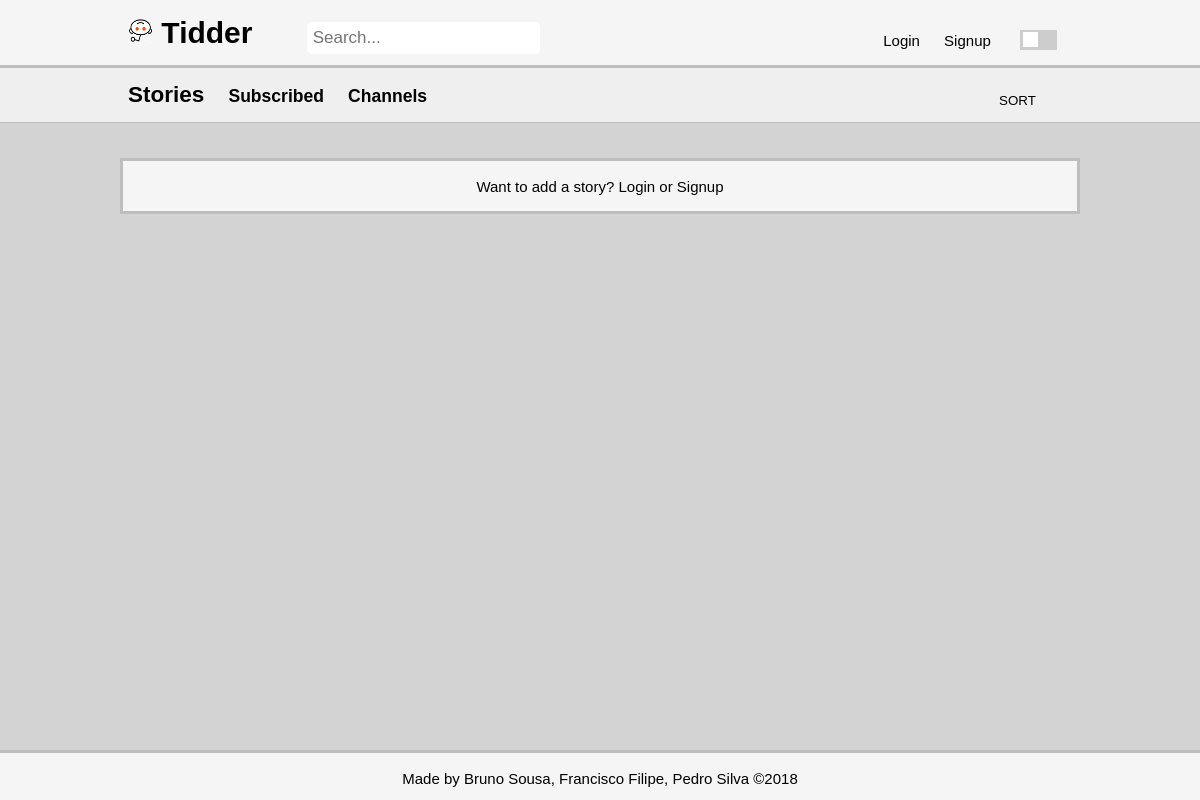
/pages/stories.php, run on an earlier commit of the app's database.
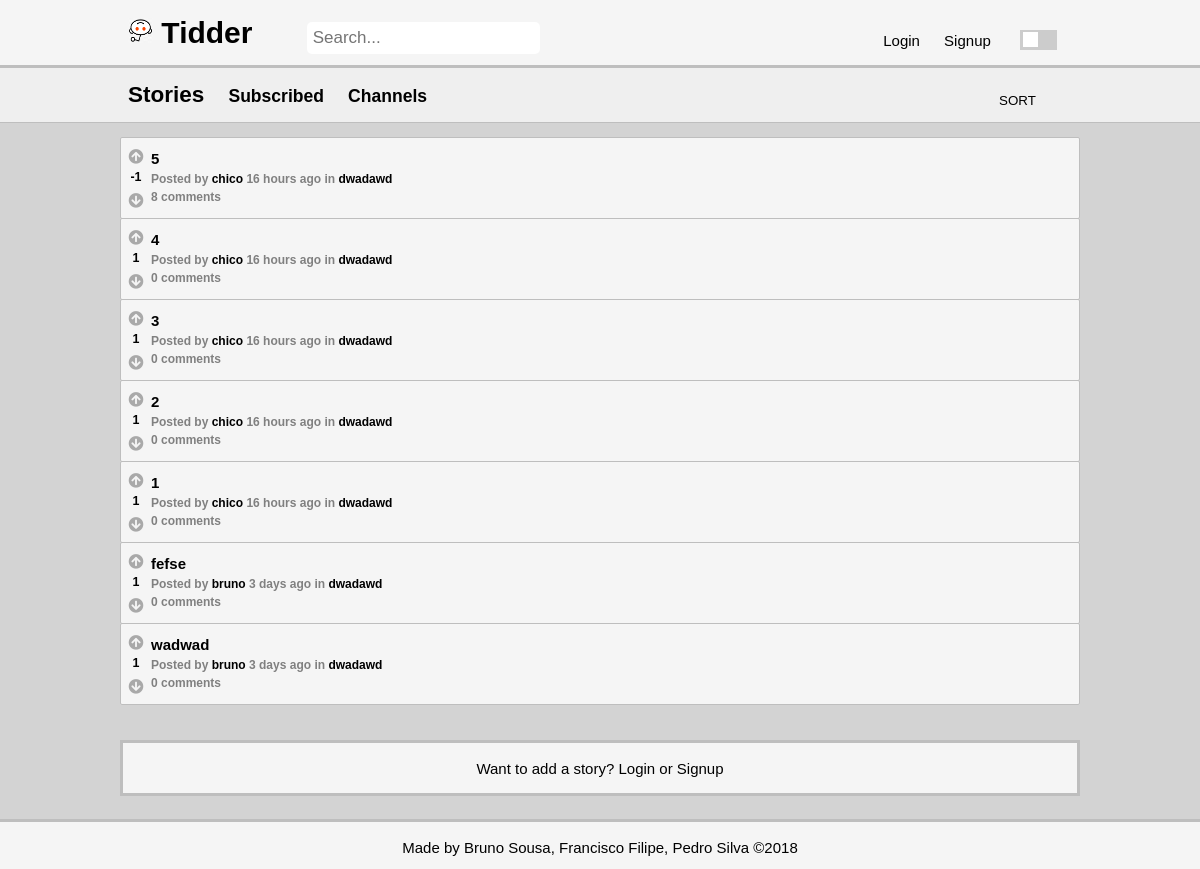
And on a later commit of the database.
### tables this page shows
CREATE TABLE opinion (
    opinion_id INTEGER NOT NULL PRIMARY KEY AUTOINCREMENT,
	parent_id INTEGER REFERENCES opinion(opinion_id),
    opinion_title VARCHAR,
    opinion_text VARCHAR NOT NULL,
	channel_id INTEGER REFERENCES channel,
	posted DATETIME NOT NULL,
    user_id INTEGER NOT NULL REFERENCES user
);

### pages/stories.php (called while the page is built, shortened)
<?php
	include_once('../includes/date.php');
	include_once('../database/db_story.php');
	include_once('../templates/tpl_common.php');
	include_once('../templates/tpl_stories.php');
	if(isset($_GET['subscribed']) && $_GET['subscribed'] == 'true'){
		if(!isset($_SESSION['user_id']))
			die(header('Location: ../index.php'));
		$stories = array_reverse(getAllSubscribedStories($_SESSION['user_id']));
	}
	else $stories = array_reverse(getAllStories());
	$now = time();
	for($i = 0; $i < count($stories); $i++){
		$stories[$i]['username'] = getUserName($stories[$i]['user_id']);
		$stories[$i]['score'] = getScore($stories[$i]['opinion_id']);
		$stories[$i]['comments']= getNumberComments($stories[$i]['opinion_id']);
		$stories[$i]['channel_name']= getChannelName($stories[$i]['channel_id']);
	}
	if(isset($_GET['subscribed']) && $_GET['subscribed'] == 'true'){
		$page = 'stories.php?subscribed=true';
	}
	else if(isset($_GET['channel'])){
		$page = 'stories.php?channel='.$_GET['channel'];
	}
	else $page = 'stories.php';
	draw_header(true);
	draw_stories($stories,true);
	draw_footer();
?>

### database/db_story.php (called while the page is built, shortened)
<?php
	function getAllStories() {
		$db = Database::instance()->db();
		$stmt = $db->prepare('SELECT * FROM opinion WHERE parent_id IS NULL');
		$stmt->execute();
		return $stmt->fetchAll();
	}
?>

### includes/date.php (called while the page is built, shortened)
<?php
	function deltaTime($now, $date){
		$time = strtotime($date);
		$delta = $now - $time;
		if(!floor($delta/86400)){
			$time_word = (floor($delta/3600) == 1 ? ' hour ' : ' hours ');
			return floor($delta/3600).$time_word.'ago';
		}
		if(!floor($delta/2592000)){
			$time_word = (floor($delta/86400) == 1 ? ' day ' : ' days ');
			return floor($delta/86400).$time_word.'ago';
		}
		$time_word = (floor($delta/31104000) == 1 ? ' year ' : ' years ');
		return floor($delta/31104000).$time_word.'ago';
	}
?>

### templates/tpl_stories.php (the view, shortened to what this page needs)
<?php
	function draw_stories($stories, $not_profile){
		global $channel;
		global $page;
		?>
	<section id="stories">
	<header class = "secondary-header">
	<div class = "container">
		<?php if(isset($_GET['subscribed']) && $_GET['subscribed'] == 'true') { ?>
			<h2>Subscribed</h2>
			<h3><a href="stories.php">Stories</a></h3>
			<h3><a href="channels.php">Channels</a></h3>
		<?php } else {?>
			<h2>Stories</h2>
			<h3><a href="stories.php?subscribed=true">Subscribed</a></h3>
			<h3><a href="channels.php">Channels</a></h3>
		<?php } ?>
			<?php if ($not_profile) { ?>
			<form method="post" action="../actions/action_sort_stories.php">
				<select name="sort" onchange="this.form.submit();">
					<option value="-1" hidden selected>SORT</option>
				</select>
			</form >
			<?php } ?>
		</div>
		</header>
		<div class = "container">
			<ol>
			<?php
				foreach($stories as $story)
					draw_story($story);
			?>
			</ol>
		</div>
		<?php if($not_profile){
			if(!isset($_SESSION['user_id'])) { ?>
			<footer class = "secondary-footer">
				<p>Want to add a story? <a href='../pages/login.php?redirect=<?=urlencode($page)?>'>Login</a> or <a href='../pages/signup.php?redirect=<?=urlencode($page)?>'>Signup</a></p>
			</footer>
		<?php } else if($channel){?>
			<footer class = "secondary-footer">
				<p>Want to share a story? <a href="add_story.php?channel=<?=$channel?>">Add a story!</a></p>
			</footer>
		<?php } else {?>
			<footer class = "secondary-footer" >
				<p>Want to share a story? <a href="add_story.php">Add a story!</a></p>
			</footer>
			<?php } ?>
		<?php } ?>
			</section>
<?php }
		function draw_story($story) {
		global $now;
		?>
		<li>
				<article class="story" data-id="<?=$story['opinion_id']?>">
					<div class = "votes-container">
							<div class = "votes">
								<div class="upvote" role="button" data-value="<?=$story['vote']?>"><i class="fas fa-arrow-circle-up"></i></div>
								<h5><?=$story['score']?></h5>
								<div class="downvote" role="button" data-value="<?=$story['vote']?>"><i class="fas fa-arrow-circle-down"></i></div>
							</div>
					</div>
					<div class = "storyinfo">
						<h3><a href="story.php?story_id=<?=$story['opinion_id']?>"><?=htmlentities($story['opinion_title'])?></a></h3>
						<h4>Posted by <a href="<?='profile.php?username='.urlencode($story['username'])?>"><?=htmlentities($story['username'])?></a>
							<?=deltaTime($now, $story['posted'])?>
							in <a href="<?='stories.php?channel='.urlencode($story['channel_name'])?>"><?=htmlentities($story['channel_name'])?></a></h4>
						<?php if($story['comments'] == 1){ ?>
							<h4><?=$story['comments']?> comment</h4>
						<?php } else { ?>
							<h4><?=$story['comments']?> comments</h4>
						<?php } ?>
					</div>
		   </article>
		</li>
    <?php } ?>

### templates/tpl_common.php (shortened to what this page needs)
<?php
function draw_header($isnt_login_signup) {
	global $page;
?>
<!DOCTYPE html>
<html lang="en-US">
<head>
	<link rel="stylesheet" href="https://use.fontawesome.com/releases/v5.5.0/css/all.css">
	<link rel="stylesheet" type="text/css" href="../css/style.css">
	<link rel="stylesheet" type="text/css" href="../css/responsive.css">
</head>
<body class = "light">
	<div class = "wrapper">
	<header>
		<div class = "container" id="header_container">
			<h1>
				<a href="../index.php" class = "dont-underline">
					<img src="../pictures/default.jpg" alt="icon" width = "25" height = "25"> Tidder
				</a>
			</h1>
			<div class = "form-container">
				<form method="get" action="../actions/action_search.php">
					<input type="text" name="search" placeholder="Search..." required>
				</form>
			</div>
			<nav>
				<ul>
			<?php if(!isset($_SESSION['user_id'])) {
				if($isnt_login_signup) { ?>
					<li><a href='../pages/login.php?redirect=<?=urlencode($page)?>'>Login</a></li>
					<li><a href='../pages/signup.php?redirect=<?=urlencode($page)?>'>Signup</a></li>
			<?php }
			} ?>
					<li>
						<label class = "switch">
							<span class = "slider round"></span>
						</label>
					</li>
				</ul>
			</nav>
		</div>
	</header>
<?php
}
function draw_footer() {?>
		</div>
		<footer>
			<p>
				Made by <a href="https://github.com/Rekicho">Bruno Sousa</a>,
				<a href="https://github.com/CiscoFrisco">Francisco Filipe</a>,
				<a href="https://github.com/PedroMiguelSilva">Pedro Silva</a> &copy;2018
			</p>
		</footer>
	</body>
</html>
<?php } ?>

### css/style.css (style rules this page uses)
html, body { height: 100%; margin: 0; }
body { background-color: var(--main-bg); font: 15px/1.5 Arial, Helvetica, sans-serif; padding: 0; position: relative; }
.container .form-container input[type=text] { padding: 6px; border: none; margin-left: 20px; font-size: 17px; border-radius: 5px; }
.wrapper { min-height: 100%; margin-bottom: -50px; }
.wrapper:after { content: ""; display: block; height: 50px; }
h2, h3, h5,p { color: var(--main-font-color); }
h4 { font-size: 12px; color: var(--secondary-font-color); }
.container { width: 80%; margin: 0px auto; overflow: hidden; min-height: 100%; position: relative; }
select { border: none; background-color: inherit; color: var(--main-font-color); -webkit-appearance: none; -moz-appearance: none; text-indent: 1px; text-overflow: ''; text-align-last: center; padding: 5px; }
footer { background-color: var(--writing-bg); border-top: var(--border-color) 3px solid; height:50px; text-align: center; color: var(--main-font-color); }
a { color: var(--main-font-color); text-decoration: none; }
nav a { padding: 5px; }
ol { list-style-type: none; padding: 0; }
.switch { margin: 10px; position: relative; display: inline-block; width: 37px; height: 20px; }
.slider { position: absolute; cursor: pointer; top: 0; left: 0; right: 0; bottom: 0; background-color: #ccc; -webkit-transition: .4s; transition: .4s; height: 20px; }
.slider:before { position: absolute; content: ""; height: 15px; width: 15px; left: 3px; bottom: 3px; background-color: white; -webkit-transition: .4s; transition: .4s; }
.fa-arrow-circle-down, .fa-arrow-circle-up { color: var(--icon-color); }
.upvote , .downvote { margin:0; padding:0; margin-top: 3px; }
header li { display: inline; padding: 0 5px; }
header ul { padding: 0; margin: 0; }
header h1 { display: inline-block; margin: 0; }
header nav { display: inline-block; margin-top: 10px; position: absolute; right: 0; }
header { background-color: var(--writing-bg); color: var(--main-font-color); padding: 10px; border-bottom: var(--border-color) 3px solid; }
.secondary-header { background-color: var(--secondary-writing-bg); border-bottom: var(--border-color) 1px solid; }
.form-container { display: inline-block; padding: 0; margin: 0; width: 200px; padding-left: 30px; }
.secondary-header h3, .secondary-header h2 { display: inline-block; padding-right: 20px; margin: 0; }
.secondary-header select { display: inline-block; position: absolute; right: 0; top: 10px; padding: 5px; }
.secondary-footer { margin: 20px 10%; border: var(--border-color) 3px solid; }
article.story { background-color: var(--writing-bg); position: relative; min-height: 80px; border-radius: 2px; border: var(--border-color) 1px solid; margin-top: -1px; }
.votes-container { position: absolute; float: left; width: 30px; display: flex; align-items: center; justify-content: center; flex-direction: column; margin-top: 5px; }
.votes-container h5 { padding: 0; margin: 0; text-align: center; }
article.story .storyinfo { padding: 10px; padding-left: 30px; overflow: hidden; }
article.story .storyinfo h3 { margin: 0; margin-right: 5px; font-size: 15px; }
article.story .storyinfo h3 a { color: var(--main-font-color); text-decoration: none; }
article.story .storyinfo h4 { margin: 0; }
article.story .storyinfo h4 a { text-decoration: none; }
.wrapper header form:nth-child(1) { width: 230px; }

### css/color.css (style rules this page uses)
:root { --grey-shade-0: #f9f9f9; --grey-shade-1: #f5f5f5; --grey-shade-1-5: #efefef; --grey-shade-2: #d3d3d3; --grey-shade-3: #bebebe; --grey-shade-4: #a9a9a9; --grey-shade-5: #808080; --grey-shade-6: #505050; --grey-shade-7: #747272; --grey-shade-7-5: #a79e9e; --grey-shade-8: #a3a2a2; --grey-shade-9: #928d88; --grey-shade-10: #bebebe; }
body.light { --main-bg: var(--grey-shade-2); --hover-bg: var(--grey-shade-2); --writing-bg: var(--grey-shade-1); --secondary-writing-bg: var(--grey-shade-1-5); --border-color: var(--grey-shade-3); --main-font-color: black; --secondary-font-color: var(--grey-shade-5); --icon-color: var(--grey-shade-4); --button-color: var(--grey-shade-3); --button-color-hover: var(--grey-shade-5); }

What changed in the data, as far as the page shows it:
added opinion: score "-1", opinion_title "5", username "chico", posted "16 hours ago", channel_name "dwadawd", comments "8"
added opinion: channel "1", opinion_title "4", username "chico", posted "16 hours ago", channel_name "dwadawd", comments "0"
added opinion: channel "1", opinion_title "3", username "chico", posted "16 hours ago", channel_name "dwadawd", comments "0"
added opinion: channel "1", opinion_title "2", username "chico", posted "16 hours ago", channel_name "dwadawd", comments "0"
added opinion: channel "1", opinion_title "1", username "chico", posted "16 hours ago", channel_name "dwadawd", comments "0"
added opinion: channel "1", opinion_title "fefse", username "bruno", posted "3 days ago", channel_name "dwadawd", comments "0"
added opinion: channel "1", opinion_title "wadwad", username "bruno", posted "3 days ago", channel_name "dwadawd", comments "0"
